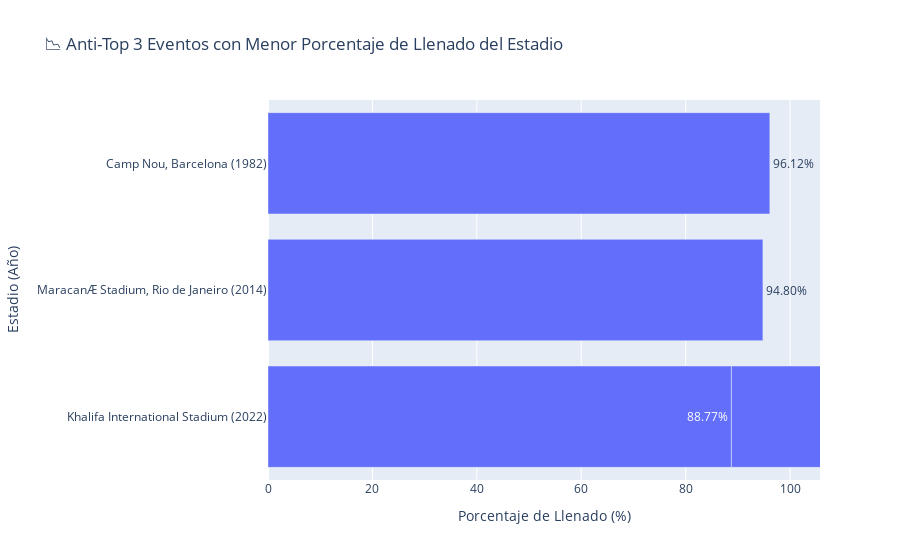

The notebook cell saved with this chart:
### Code cell
fig_antitop = px.bar(
    antitop_10_grafico, 
    x='Porcentaje_Llenado', 
    y='Estadio_Evento', 
    orientation='h', # horizontal para mejor lectura de etiquetas
    title='📉 Anti-Top 3 Eventos con Menor Porcentaje de Llenado del Estadio',
    labels={'Porcentaje_Llenado': 'Porcentaje de Llenado (%)', 'Estadio_Evento': 'Estadio (Año)'},
    text='Porcentaje_Llenado'
)

# Configurar texto en la barra
fig_antitop.update_traces(texttemplate='%{text:.2f}%', textposition='outside')
# eje X inicie en 0 y sea legible
fig_antitop.update_layout(xaxis=dict(range=[0, antitop_10_grafico['Porcentaje_Llenado'].max() * 1.1]))
fig_antitop.show()

### Figure 1 — Plotly figure (JSON) as saved in the notebook; plotly's stock layout.template omitted (floating-point values rounded to 4 significant figures)
{"data": [{"hovertemplate": "Porcentaje de Llenado (%)=%{text}<br>Estadio (Año)=%{y}<extra></extra>", "legendgroup": "", "marker": {"color": "#636efa", "pattern": {"shape": ""}}, "name": "", "orientation": "h", "showlegend": false, "text": [88.77, 91.95, 92.45, 92.85, 93.4, 93.43, 93.44, 94.45, 94.8, 96.12], "textposition": "outside", "texttemplate": "%{text:.2f}%", "type": "bar", "x": [88.77, 91.95, 92.45, 92.85, 93.4, 93.43, 93.44, 94.45, 94.8, 96.12], "xaxis": "x", "y": ["Khalifa International Stadium (2022)", "Khalifa International Stadium (2022)", "Khalifa International Stadium (2022)", "Khalifa International Stadium (2022)", "Khalifa International Stadium (2022)", "Khalifa International Stadium (2022)", "Khalifa International Stadium (2022)", "Khalifa International Stadium (2022)", "MaracanÆ Stadium, Rio de Janeiro (2014)", "Camp Nou, Barcelona (1982)"], "yaxis": "y"}], "layout": {"barmode": "relative", "legend": {"tracegroupgap": 0}, "title": {"text": "📉 Anti-Top 3 Eventos con Menor Porcentaje de Llenado del Estadio"}, "xaxis": {"anchor": "y", "domain": [0, 1], "range": [0, 105.7], "title": {"text": "Porcentaje de Llenado (%)"}}, "yaxis": {"anchor": "x", "domain": [0, 1], "title": {"text": "Estadio (Año)"}}}}
